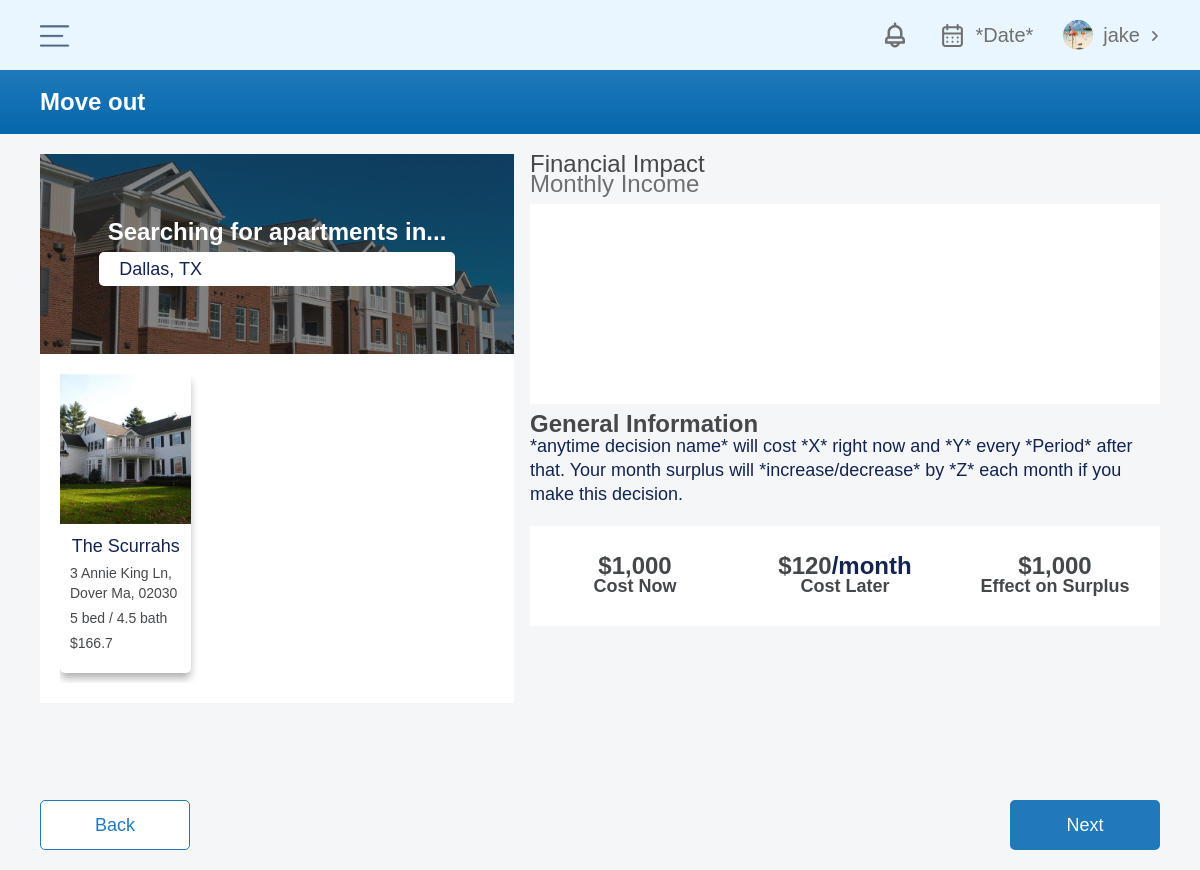
Screenshot of /anytime-decision/step2/1/ (signed in) with the database file from the repository.
### Accounts/models.py (models this page shows, shortened)
class Account(AbstractBaseUser):
    email = models.EmailField(verbose_name='email', max_length=30, unique=True)
    username = models.CharField(max_length=30, unique=True)
    date_joined = models.DateTimeField(verbose_name='date joined', auto_now_add=True)
    last_login = models.DateTimeField(verbose_name='last login', auto_now_add=True)
    is_active = models.BooleanField(default=True)
    is_staff = models.BooleanField(default=False)
    is_admin = models.BooleanField(default=False)
    is_blacklisted = models.BooleanField(default=False)
    USERNAME_FIELD = 'email'
    REQUIRED_FIELDS = ['username']
    objects = MyAccountManager()
    first_name = models.CharField(max_length=120, null=True, blank=True)
    last_name = models.CharField(max_length=120, null=True, blank=True)
    def get_first_name(self):
        return self.first_name
    user_id = models.CharField(max_length=12, null=True, blank=True)
    def get_user_id(self):
        return self.user_id
    has_university = models.BooleanField(default=False)
    has_budget = models.BooleanField(default=False)
    user_image = models.ImageField(null=True, blank=True, upload_to='user_images/')
    def get_user_image(self):
        return self.user_image
    changed_transactions = models.JSONField(null=True, blank=True)

### Student/models.py (models this page shows, shortened)
class AnytimeDecision(models.Model):
    title = models.CharField(max_length=500, null=True, blank=True)
    name_id = models.CharField(max_length=500, null=True, blank=True)
    step2_path = models.CharField(max_length=500, null=True, blank=True)
    video_link = models.CharField(max_length=500, null=True, blank=True)
    decision_id = models.CharField(max_length=500, null=True, blank=True)
    description = models.TextField(max_length=500, null=True, blank=True)
    learning_objectives = models.TextField(max_length=500, null=True, blank=True)
    vocab = models.TextField(max_length=500, null=True, blank=True)
    yearly_cost = models.IntegerField(null=True, blank=True)
    monthly_cost = models.IntegerField(null=True, blank=True)
    next_btn_link = models.CharField(max_length=500, null=True, blank=True)
    img = models.ImageField(upload_to='anytimeImages/', null=True, blank=True)

class Apartment(models.Model):
    title = models.CharField(max_length=500, null=True, blank=True)
    address = models.CharField(max_length=500, null=True, blank=True)
    sqFeet = models.CharField(max_length=500, null=True, blank=True)
    yearly_cost = models.IntegerField(null=True, blank=True)
    general_information = models.TextField(max_length=500, null=True, blank=True)
    bedrooms = models.CharField(max_length=500, null=True, blank=True)
    bathrooms = models.CharField(max_length=500, null=True, blank=True)
    img = models.ImageField(upload_to='apartmentImages/', null=True, blank=True)

### Student/views.py (the view, shortened to what this page needs)
# urls.py: path('step2/<str:id>/', views.anytime_decision_step2, name='anytime-decision-step2'),
def anytime_decision_step2(request, id):
    user = request.user
    if user.is_active and user.has_university == True:
        student_user = Account.objects.filter(pk=request.user.pk)
        user_id = student_user.model.get_user_id(self=user)
        student = Student.objects.get(user_id_number=user_id)
        ad = AnytimeDecision.objects.get(decision_id=id)
        html_path = ad.step2_path
        apartments = Apartment.objects.all()
        context = {
            'ad': ad,
            'id': id,
            'apartments': apartments
        }
        return render(request, f'Students/anytime-decisions/{html_path}', context=context)
    else:
        return render(request, 'MainWebsite/index.html')

### Budget/context-processors.py (called while the page is built)
def account_info(request):
    user = request.user
    if user.is_active:
        account = Account.objects.filter(pk=request.user.pk)
        user_id = account.model.get_user_id(self=user)
        first_name = account.model.get_first_name(self=user)
        user_image = account.model.get_user_image(self=user)
        return {
            'first_name': first_name,
            'user_image': user_image,
        }
    else:
        return {
            'first_name': 'user',
            'user_image': 'img',
        }

### templates/Students/anytime-decisions/moving-out.html (shortened to what this page needs)
{% extends 'Students/anytime-decisions/anytime_decision_step2.html' %}
{% load static %}
{% load mathfilters %}
{% load humanize %}
{% block anytimeTitle %}
    {{ ad.title }}
{% endblock %}
{% block anytimeD %}
{% if id == '1' %}
  <div id="all-rentals-card" style="display: block;" >
  <div class="apartment-search">
    <div class="_24px semibold white">Searching for apartments in...</div>
    <div class="search-area _10-top">
      <div class="_18-poppins padding">Dallas, TX</div>
    </div>
  </div>
  <div class="_40-padding-container white apartments-container">
    <div class="w-layout-grid grid-22">
        {% for apartment in apartments %}
        <div id="" class="_20-padding-container alternative apartments" onclick="toggleRental('{{ apartment.title }}', '{{ apartment.address }}', '{{ apartment.yearly_cost|div:12|floatformat|intcomma }}', '{{ apartment.bedrooms }}', '{{ apartment.bathrooms }}', '{{ apartment.sqFeet }}')">
            <img src="../{{ apartment.img.url }}" loading="lazy" width="200" height="160" srcset="{{ apartment.img.url }} 500w, {{ apartment.img.url }} 800w, {{ apartment.img.url }} 1080w, {{ apartment.img.url }} 1600w, {{ apartment.img.url }} 2000w, images/apartment-building-what-makes-good-apartment-building-scaled.jpg 2560w" sizes="(max-width: 479px) 75vw, (max-width: 767px) 84vw, (max-width: 991px) 88vw, 99vw" alt="" class="apartment-img">
        <div id="w-node-_60506164-f4ec-2e17-d413-eaac3c90f688-9f05c550" class="_10-top _10-sides">
          <div class="_18-poppins centered-text">{{ apartment.title }}</div>
          <div class="_18px _10-top _14 apartment-padding">{{ apartment.address }}</div>
          <div class="_18px _10-top _14 apartment-padding">{{ apartment.bedrooms }} bed / {{ apartment.bathrooms }} bath</div>
          <div class="_18px _10-top _14 apartment-padding amount">${{ apartment.yearly_cost|div:12|floatformat|intcomma }}</div>
        </div>
      </div>
        {% endfor %}
    </div>
  </div>
</div>
{% endif %}
{% endblock %}
    {% block bottomButtons %}
        {% if id == '1' %}
        <div class="button-wrapper bottom-spacing">
            <div class="button">
                <div class="button-text">Back</div>
            </div>
            <form method="post">
                    <button type="submit" class="next-btn">Next</button>
            </form>
        </div>
        {% endif %}
    {% endblock %}

### templates/Students/base.html (shortened to what this page needs)
{% load static %}
<!DOCTYPE html>
<html lang="en">
<head>
    <link href="{% static 'budget/css/style.css' %}" rel="stylesheet" type="text/css">
    <link href="{% static 'budget/css/webflow.css' %}" rel="stylesheet" type="text/css">
    <link href="{% static 'budget/css/other.css' %}" rel="stylesheet" type="text/css">
    <link href="{% static 'students/css/new_stylesheet.css' %}" rel="stylesheet" type="text/css">
    <link href="{% static 'students/css/custom.css' %}" rel="stylesheet" type="text/css">
</head>
<body class="body">
    <div class="top-bar-container"><img src="{% static 'budget/images/Nav-bar-Hamburger-budget.png' %}" loading="lazy" width="30" alt="" id="navbar" onclick="navbarOpen()" class="navbar-hamburger-img">
      <div class="navbar-right-container">
          <a href="{% url 'Budget:budget-notifications' %}" id='topnav-notification' class="side-bar-link">
              <div class="notification-container">
                <img src="{% static 'images/icons/topnav_notifications.svg' %}" loading="lazy" width="30" height="30" alt="" class="notification">
            </div>
          </a>
        <div class="calendar-container">
            <img src="{% static 'images/icons/topnav_calendar.svg' %}" loading="lazy" width="25" height="25" alt="" class="calendar">
          <div class="date-text">*Date*</div>
        </div>
        <div class="navbar-profile-wrapper">
          <div class="profile-imagine-wrapper"><img src="../../media/{{ user_image }}" loading="lazy" width="30" height="30" alt="" class="profile-image"></div>
          <div class="navbar-name">{{ first_name }}</div>
          <div class="navbar-dowpdown-wrapper"><img src="{% static 'images/icons/topnav_caret.svg' %}" loading="lazy" width="20" height="20" alt="" class="navbar-drop-down"></div>
        </div>
      </div>
    </div>
{% block content %}
{% endblock %}
</body>
</html>

### static/budget/css/webflow.css (style rules this page uses)
* { -webkit-box-sizing: border-box; -moz-box-sizing: border-box; box-sizing: border-box; }
html { height: 100%; }
body { margin: 0; min-height: 100%; background-color: #fff; font-family: Arial, sans-serif; font-size: 14px; line-height: 20px; color: #333; }
img { max-width: 100%; vertical-align: middle; display: inline-block; }
button, [type='button'], [type='reset'] { border: 0; cursor: pointer; -webkit-appearance: button; }

### static/budget/css/other.css (style rules this page uses)
.side-bar-link { text-decoration: none; color: white; }

### static/students/css/custom.css (style rules this page uses)
.next-btn { padding: 10px 40px; text-decoration: none; border-style: solid; border-width: 2px; color: white; border-color: #1f79ba; background-color: #1f79ba; border-radius: 5px; font-size: 18px; font-weight: 500; cursor: pointer; }

### rows the page displays
Account: user_image (picture), first_name "jake"
AnytimeDecision: title "Move out"
Apartment: img (picture), title "The Scurrahs", address "3 Annie King Ln, Dover Ma, 02030", bedrooms "5", bathrooms "4.5", yearly_cost|div "166.7"
